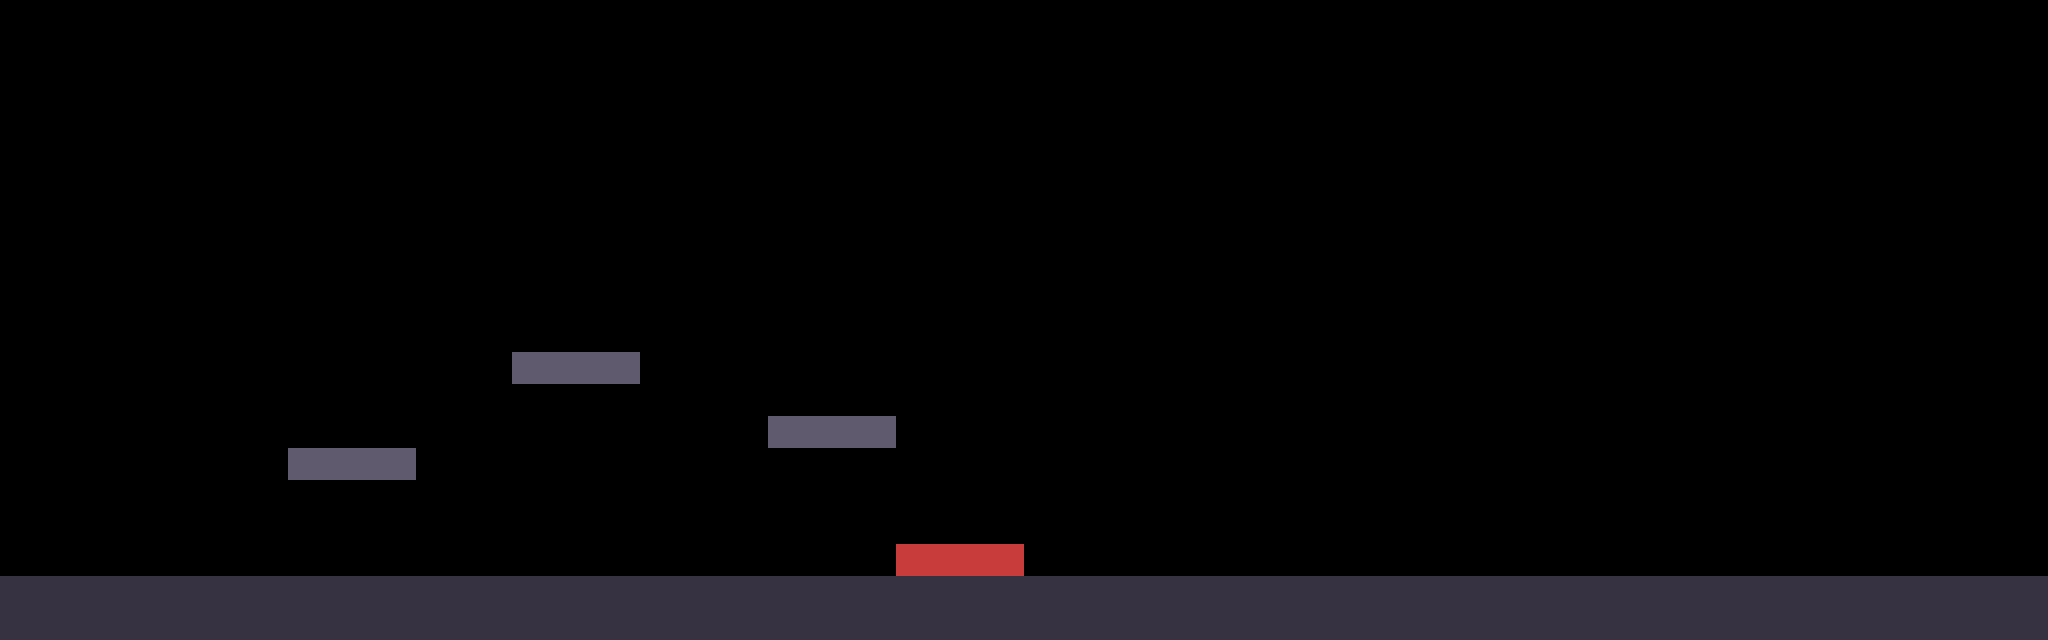

Below is a game level as drawn by its tile map, then a one-line description and the .tmx file that defines it, in full:
An orthogonal 64x20 tile map with 32x32 px tiles, 1 tile layer (Ground) and 13 objects (PlayerSpawn).

<map version="1.10" tiledversion="1.10.2" orientation="orthogonal" renderorder="right-down" width="64" height="20" tilewidth="32" tileheight="32" infinite="0" nextlayerid="6" nextobjectid="11">
 <tileset firstgid="1" source="tileset.tsx" />
 <layer id="1" name="Ground" width="64" height="20">
  <data encoding="csv">
0,0,0,0,0,0,0,0,0,0,0,0,0,0,0,0,0,0,0,0,0,0,0,0,0,0,0,0,0,0,0,0,0,0,0,0,0,0,0,0,0,0,0,0,0,0,0,0,0,0,0,0,0,0,0,0,0,0,0,0,0,0,0,0,
0,0,0,0,0,0,0,0,0,0,0,0,0,0,0,0,0,0,0,0,0,0,0,0,0,0,0,0,0,0,0,0,0,0,0,0,0,0,0,0,0,0,0,0,0,0,0,0,0,0,0,0,0,0,0,0,0,0,0,0,0,0,0,0,
0,0,0,0,0,0,0,0,0,0,0,0,0,0,0,0,0,0,0,0,0,0,0,0,0,0,0,0,0,0,0,0,0,0,0,0,0,0,0,0,0,0,0,0,0,0,0,0,0,0,0,0,0,0,0,0,0,0,0,0,0,0,0,0,
0,0,0,0,0,0,0,0,0,0,0,0,0,0,0,0,0,0,0,0,0,0,0,0,0,0,0,0,0,0,0,0,0,0,0,0,0,0,0,0,0,0,0,0,0,0,0,0,0,0,0,0,0,0,0,0,0,0,0,0,0,0,0,0,
0,0,0,0,0,0,0,0,0,0,0,0,0,0,0,0,0,0,0,0,0,0,0,0,0,0,0,0,0,0,0,0,0,0,0,0,0,0,0,0,0,0,0,0,0,0,0,0,0,0,0,0,0,0,0,0,0,0,0,0,0,0,0,0,
0,0,0,0,0,0,0,0,0,0,0,0,0,0,0,0,0,0,0,0,0,0,0,0,0,0,0,0,0,0,0,0,0,0,0,0,0,0,0,0,0,0,0,0,0,0,0,0,0,0,0,0,0,0,0,0,0,0,0,0,0,0,0,0,
0,0,0,0,0,0,0,0,0,0,0,0,0,0,0,0,0,0,0,0,0,0,0,0,0,0,0,0,0,0,0,0,0,0,0,0,0,0,0,0,0,0,0,0,0,0,0,0,0,0,0,0,0,0,0,0,0,0,0,0,0,0,0,0,
0,0,0,0,0,0,0,0,0,0,0,0,0,0,0,0,0,0,0,0,0,0,0,0,0,0,0,0,0,0,0,0,0,0,0,0,0,0,0,0,0,0,0,0,0,0,0,0,0,0,0,0,0,0,0,0,0,0,0,0,0,0,0,0,
0,0,0,0,0,0,0,0,0,0,0,0,0,0,0,0,0,0,0,0,0,0,0,0,0,0,0,0,0,0,0,0,0,0,0,0,0,0,0,0,0,0,0,0,0,0,0,0,0,0,0,0,0,0,0,0,0,0,0,0,0,0,0,0,
0,0,0,0,0,0,0,0,0,0,0,0,0,0,0,0,0,0,0,0,0,0,0,0,0,0,0,0,0,0,0,0,0,0,0,0,0,0,0,0,0,0,0,0,0,0,0,0,0,0,0,0,0,0,0,0,0,0,0,0,0,0,0,0,
0,0,0,0,0,0,0,0,0,0,0,0,0,0,0,0,0,0,0,0,0,0,0,0,0,0,0,0,0,0,0,0,0,0,0,0,0,0,0,0,0,0,0,0,0,0,0,0,0,0,0,0,0,0,0,0,0,0,0,0,0,0,0,0,
0,0,0,0,0,0,0,0,0,0,0,0,0,0,0,0,2,2,2,2,0,0,0,0,0,0,0,0,0,0,0,0,0,0,0,0,0,0,0,0,0,0,0,0,0,0,0,0,0,0,0,0,0,0,0,0,0,0,0,0,0,0,0,0,
0,0,0,0,0,0,0,0,0,0,0,0,0,0,0,0,0,0,0,0,0,0,0,0,0,0,0,0,0,0,0,0,0,0,0,0,0,0,0,0,0,0,0,0,0,0,0,0,0,0,0,0,0,0,0,0,0,0,0,0,0,0,0,0,
0,0,0,0,0,0,0,0,0,0,0,0,0,0,0,0,0,0,0,0,0,0,0,0,2,2,2,2,0,0,0,0,0,0,0,0,0,0,0,0,0,0,0,0,0,0,0,0,0,0,0,0,0,0,0,0,0,0,0,0,0,0,0,0,
0,0,0,0,0,0,0,0,0,2,2,2,2,0,0,0,0,0,0,0,0,0,0,0,0,0,0,0,0,0,0,0,0,0,0,0,0,0,0,0,0,0,0,0,0,0,0,0,0,0,0,0,0,0,0,0,0,0,0,0,0,0,0,0,
0,0,0,0,0,0,0,0,0,0,0,0,0,0,0,0,0,0,0,0,0,0,0,0,0,0,0,0,0,0,0,0,0,0,0,0,0,0,0,0,0,0,0,0,0,0,0,0,0,0,0,0,0,0,0,0,0,0,0,0,0,0,0,0,
0,0,0,0,0,0,0,0,0,0,0,0,0,0,0,0,0,0,0,0,0,0,0,0,0,0,0,0,0,0,0,0,0,0,0,0,0,0,0,0,0,0,0,0,0,0,0,0,0,0,0,0,0,0,0,0,0,0,0,0,0,0,0,0,
0,0,0,0,0,0,0,0,0,0,0,0,0,0,0,0,0,0,0,0,0,0,0,0,0,0,0,0,3,3,3,3,0,0,0,0,0,0,0,0,0,0,0,0,0,0,0,0,0,0,0,0,0,0,0,0,0,0,0,0,0,0,0,0,
1,1,1,1,1,1,1,1,1,1,1,1,1,1,1,1,1,1,1,1,1,1,1,1,1,1,1,1,1,1,1,1,1,1,1,1,1,1,1,1,1,1,1,1,1,1,1,1,1,1,1,1,1,1,1,1,1,1,1,1,1,1,1,1,
1,1,1,1,1,1,1,1,1,1,1,1,1,1,1,1,1,1,1,1,1,1,1,1,1,1,1,1,1,1,1,1,1,1,1,1,1,1,1,1,1,1,1,1,1,1,1,1,1,1,1,1,1,1,1,1,1,1,1,1,1,1,1,1
</data>
 </layer>
 <objectgroup id="2" name="Collisions">
  <object id="1" x="0" y="576" width="2048" height="64" />
  <object id="2" x="288" y="448" width="128" height="32" />
  <object id="3" x="512" y="352" width="128" height="32" />
  <object id="4" x="768" y="416" width="128" height="32" />
 </objectgroup>
 <objectgroup id="3" name="Hazards">
  <object id="5" x="896" y="544" width="128" height="32">
   <properties>
    <property name="damage" type="int" value="1" />
   </properties>
  </object>
 </objectgroup>
 <objectgroup id="4" name="Enemies">
  <object id="6" x="400" y="560">
   <point />
   <properties>
    <property name="type" value="CRAWLID" />
   </properties>
  </object>
  <object id="7" x="800" y="560">
   <point />
   <properties>
    <property name="type" value="CRAWLID" />
   </properties>
  </object>
  <object id="8" x="600" y="340">
   <point />
   <properties>
    <property name="type" value="MOSQUITO" />
   </properties>
  </object>
  <object id="9" x="1200" y="560">
   <point />
   <properties>
    <property name="type" value="HUSK_HORNHEAD" />
   </properties>
  </object>
  <object id="11" x="1450" y="560">
   <point />
   <properties>
    <property name="type" value="CRYSTAL_GUARDIAN" />
   </properties>
  </object>
  <object id="12" x="1650" y="560">
   <point />
   <properties>
    <property name="type" value="MOSSCREEP" />
   </properties>
  </object>
  <object id="13" x="1550" y="250">
   <point />
   <properties>
    <property name="type" value="MOSSFLY" />
   </properties>
  </object>
 </objectgroup>
 <objectgroup id="5" name="Spawn">
  <object id="10" name="PlayerSpawn" x="100" y="440"><point /></object>
 </objectgroup>
</map>
